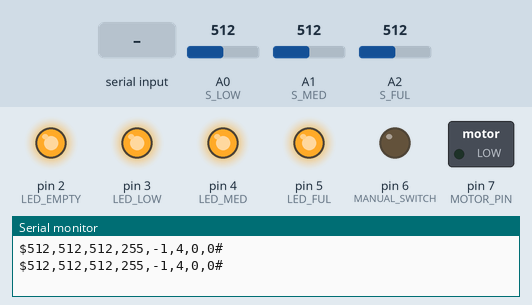
Recording of a sketch running on a simulated Arduino Uno, built with avr-gcc and run on an emulated ATmega328P. On the bench: switched loads named in the sketch (green lamp = pin HIGH), output pins drawn as LEDs (lit = HIGH), the last lines printed to the serial monitor. The inputs (shaded band) are chosen by the test bench; at power-on: A2 (S_FUL) = 512, A1 (S_MED) = 512, A0 (S_LOW) = 512. EEPROM starts erased.

Above: at 11.2 s.
11.3 s: "T90\n" received over Serial
13.5 s: A2 (S_FUL) set to 0
At 14.8 s:
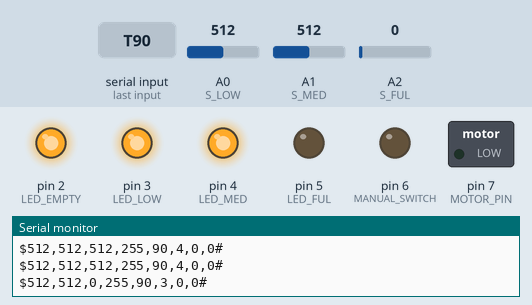
15.5 s: A1 (S_MED) set to 0
At 17.3 s:
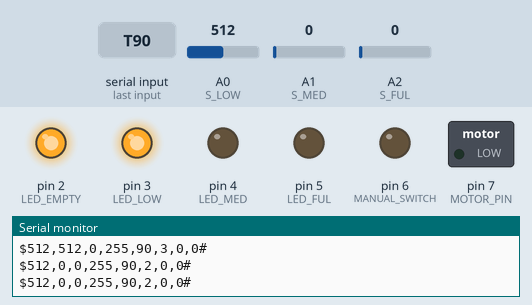
17.6 s: A0 (S_LOW) set to 0
At 18.8 s:
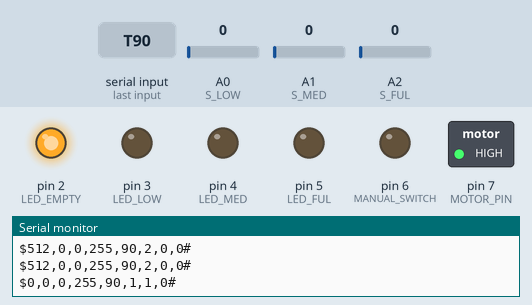
19.6 s: A0 (S_LOW) set to 122
At 21.3 s:
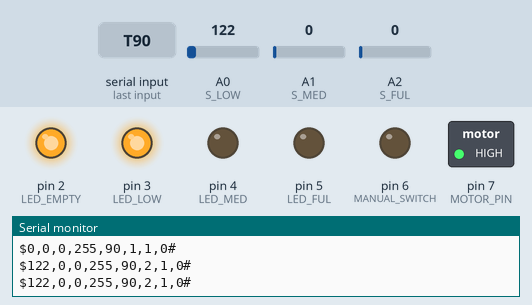
21.6 s: A1 (S_MED) set to 122
At 22.8 s:
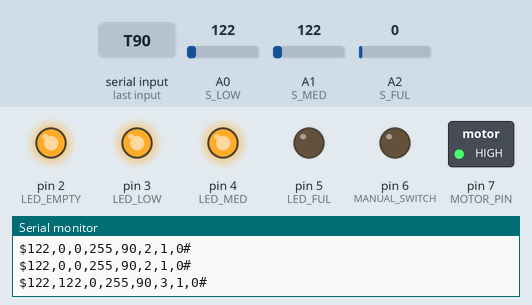
Timing chart, 0 to 24.6 s (numbered marks = the images above; inputs shaded):
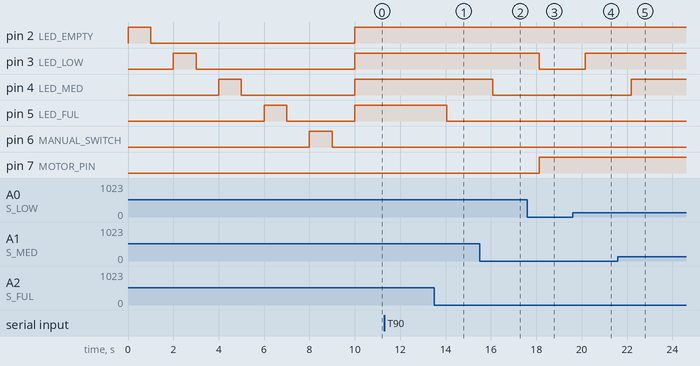

Measured:
- after the input at 13.5 s, pin 5 (LED_FUL): HIGH → LOW after 0.56 s
- after the input at 15.5 s, pin 4 (LED_MED): HIGH → LOW after 0.59 s
- after the input at 17.6 s, pin 3 (LED_LOW): HIGH → LOW after 0.52 s; pin 7 (MOTOR_PIN): LOW → HIGH after 0.53 s
- after the input at 19.6 s, pin 3 (LED_LOW): LOW → HIGH after 0.55 s
- after the input at 21.6 s, pin 4 (LED_MED): LOW → HIGH after 0.58 s

The sketch:

water_level_control.ino
```cpp
/*OUTPUT PIN definitions*/
  #define MOTOR_PIN 7
  #define LED_EMPTY 2
  #define LED_LOW 3
  #define LED_MED 4
  #define LED_FUL 5
  #define MANUAL_SWITCH 6

/*NPUT PIN definitions*/
  #define S_LOW A0
  #define S_MED A1
  #define S_FUL A2


/*WATER LEVEL DEFINES*/
  #define _SERROR 5
  #define _FUL 4
  #define _MED 3
  #define _LOW 2
  #define _EMPTY 1


/*BOOLEAN DEFINES*/
  #define TRUE 1
  #define FALSE 0


/*GLOBAL VARIABLES*/
  int level_1=0;
  int level_2=0;
  int level_3=0;

  int level=_FUL;
  int sensor_error=FALSE;
  int motor_on=FALSE;
  int manual_on=FALSE;
  int motor_turn_off_delay=0;
  int blink_on=FALSE;


/*SENSOR THRESHOLD VALUE*/
  int S_THRESHOLD=800;
  int _MTR_OFF_DELAY=10;


void setup() {
  // put your setup code here, to run once:

  Serial.begin(9600);
  pinMode(MOTOR_PIN,OUTPUT);
  digitalWrite(MOTOR_PIN,LOW);
  pinMode(MANUAL_SWITCH,INPUT);
  for (int i=2;i<7;i++){
    pinMode(i,OUTPUT);
    digitalWrite(i,HIGH);
    delay(1000);
    digitalWrite(i,LOW);
    delay(1000);
  }
  /*Read the following parameter from EEPROM and update
  * This will help to restore the state if there was a power failure
  * S_THRESHOLD
  * manual_on
  * _MTR_OFF_DELAY
  */


  readParametersFromMemory();
}

void loop() {

  // put your main code here, to run repeatedly:
   sens_read();

   //command read
   command_read();

   //Serial.println("update_level");
   update_level();

   //Serial.println("indicator");
   update_indicator();


   //Serial.println("m_control");
   update_motor_control();

   //update memory
   writeParametersToMemory();

   //activate/deactivate motor
   drive_motor();

   //Serial.println("send_data");
   send_data();

   delay(1000);
}


void update_level(){
  if(level_3>S_THRESHOLD && level_2>S_THRESHOLD && level_1>S_THRESHOLD ){
    level=_FUL;
    sensor_error=FALSE;
  }
  else if (level_3<S_THRESHOLD && level_2>S_THRESHOLD && level_1>S_THRESHOLD ){
    level=_MED;
     sensor_error=FALSE;
  }
  else if (level_3<S_THRESHOLD && level_2<S_THRESHOLD && level_1>S_THRESHOLD ) {
    level=_LOW;
     sensor_error=FALSE;
  }
  else if (level_3<S_THRESHOLD && level_2<S_THRESHOLD && level_1<S_THRESHOLD ) {
    level=_EMPTY;
     sensor_error=FALSE;
  }
  else{
    level=_SERROR;
    sensor_error=TRUE;
    if (blink_on){
      blink_on=FALSE;
    }
    else{
      blink_on=TRUE;
    }
  }
}

void update_motor_control(){
   if(sensor_error==FALSE && (level==_EMPTY || (manual_on==TRUE && level != _FUL) ) ){
     motor_on=TRUE;

   } else if(sensor_error==TRUE) {
      motor_on=FALSE;

   } else if(level==_FUL) {

      if(motor_turn_off_delay==0){
        motor_turn_off_delay=_MTR_OFF_DELAY;
      }
      else if(motor_turn_off_delay==1){
         motor_on=FALSE;
         manual_on=FALSE;
      }
      else{
        motor_turn_off_delay--;
      }
   }
}
```

host_communication.ino
```cpp
void send_data(){
  Serial.print('$');
  Serial.print(level_1);
  Serial.print(',');
  Serial.print(level_2);
  Serial.print(',');
  Serial.print(level_3);
  Serial.print(',');
  Serial.print(manual_on);
  Serial.print(',');
  Serial.print(S_THRESHOLD);
  Serial.print(',');
  Serial.print(level);
  Serial.print(',');
  Serial.print(motor_on);
  Serial.print(',');
  Serial.print(sensor_error);
  Serial.println('#');

}

void command_read(){
 if(Serial.available()){
  char Ch=Serial.read();
  if(Ch=='M'){
    char value=Serial.read();
    if(value=='1'){
      manual_on=TRUE;
      Serial.println("MON");
    }
    else if(value=='0'){
      manual_on=FALSE;
      motor_on=FALSE;
      Serial.println("MOFF");
    }
  }
  else if(Ch=='T'){
    char a[5];
    int i;
    Ch=Serial.read();
    for(i=0;i<4 && Ch!='\0' && Ch!='\r' && Ch!='\n';i++){
      a[i]=Ch;
      Ch=Serial.read();
    }
    a[i]='\0';
    int value=String(a).toInt();
    //Serial.print("value=");
    //Serial.println(value);
    if(value>=0 && value<=1023){
      S_THRESHOLD=value;
      Serial.print("T=");
      Serial.println(value);
    }
  }
  else if(Ch=='D'){
    Ch=Serial.read();
    char a[3];
    int i;
    for(i=0;i<2 && Ch!='\0' && Ch!='\r' && Ch!='\n';i++){
      a[i]=Ch;
      Ch=Serial.read();
    }
    a[i]='\0';
    int value=String (a).toInt();
    if(value>=0 && value<=1023){
      _MTR_OFF_DELAY=value;
      Serial.print("D=");
      Serial.println(value);
    }
  }
 }
}
```

memory_func.ino
```cpp
#include <EEPROM.h>


//EEPROM ADRESS OF MAJOR PARAMETER values
    int manual_on_addr=0;
    int motor_on_addr=1;
    int _MTR_OFF_DELAY_addr=2;
    int S_THRESHOLD_addr=4;


void readParametersFromMemory(){
  manual_on = readFromAdress(manual_on_addr);
  //motor_on = readFromAdress(motor_on_addr);
  _MTR_OFF_DELAY = readIntFromEEPROM(_MTR_OFF_DELAY_addr);
  S_THRESHOLD = readIntFromEEPROM(S_THRESHOLD_addr);
}

void writeParametersToMemory(){
   writeToAdress(manual_on_addr,char(manual_on));
   //writeToAdress(motor_on_addr,char(motor_on));
   writeIntIntoEEPROM(_MTR_OFF_DELAY_addr,_MTR_OFF_DELAY);
   writeIntIntoEEPROM(S_THRESHOLD_addr,S_THRESHOLD);
}


void writeToAdress(int addr,int val){
  EEPROM.write(addr, val);
}

int readFromAdress(int addr){
  return (EEPROM.read(addr));
}


void writeIntIntoEEPROM(int address, int number)
{
  EEPROM.write(address, number >> 8);
  EEPROM.write(address + 1, number & 0xFF);
}

int readIntFromEEPROM(int address)
{
  byte byte1 = EEPROM.read(address);
  byte byte2 = EEPROM.read(address + 1);
  return (byte1 << 8) + byte2;
}
```

sensor_and_actuator.ino
```cpp
void sens_read(){
  level_1=analogRead(S_LOW);
  level_2=analogRead(S_MED);
  level_3=analogRead(S_FUL);
  if(digitalRead(MANUAL_SWITCH)){
    if(manual_on==TRUE){
       manual_on=FALSE;
       motor_on=FALSE;
    }
    else{
      manual_on=TRUE;
    }
  }
}


void  update_indicator(){
  if (sensor_error==TRUE){
      //update_motor_control();
      if(blink_on==TRUE){
        digitalWrite(LED_FUL,HIGH);
        digitalWrite(LED_MED,HIGH);
        digitalWrite(LED_LOW,HIGH);
        digitalWrite(LED_EMPTY,HIGH);
      }
      else{
        digitalWrite(LED_FUL,LOW);
        digitalWrite(LED_MED,LOW);
        digitalWrite(LED_LOW,LOW);
        digitalWrite(LED_EMPTY,LOW);
      }
  }
  else if (level==_FUL){
      digitalWrite(LED_FUL,HIGH);
      digitalWrite(LED_MED,HIGH);
      digitalWrite(LED_LOW,HIGH);
      digitalWrite(LED_EMPTY,HIGH);
  }
  else if (level==_MED){
      digitalWrite(LED_FUL,LOW);
      digitalWrite(LED_MED,HIGH);
      digitalWrite(LED_LOW,HIGH);
      digitalWrite(LED_EMPTY,HIGH);
  }
  else if (level==_LOW){
      digitalWrite(LED_FUL,LOW);
      digitalWrite(LED_MED,LOW);
      digitalWrite(LED_LOW,HIGH);
      digitalWrite(LED_EMPTY,HIGH);
  }
    else if (level==_EMPTY){
      digitalWrite(LED_FUL,LOW);
      digitalWrite(LED_MED,LOW);
      digitalWrite(LED_LOW,LOW);
      digitalWrite(LED_EMPTY,HIGH);
  }

}

void drive_motor(){
  if(motor_on==TRUE){
    digitalWrite(MOTOR_PIN,HIGH);
  } else{
    digitalWrite(MOTOR_PIN,LOW);
  }
}
```
